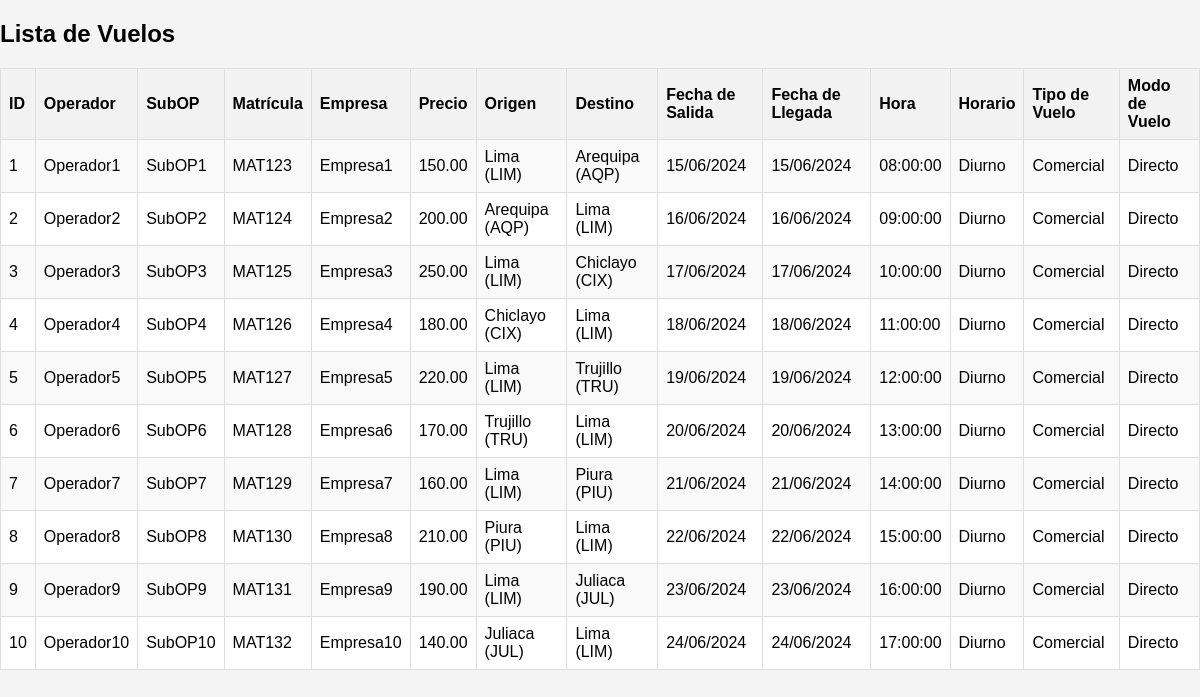
Page /TablaVuelo.php on the committed database.
### tables this page shows
CREATE TABLE Vuelos (
    id INT AUTO_INCREMENT PRIMARY KEY,
    Operador VARCHAR(255) NOT NULL,
    SubOP VARCHAR(255) NOT NULL,
    Matricula VARCHAR(255) NOT NULL,
    Empresa VARCHAR(255) NOT NULL,
    Precio DECIMAL(10, 2) NOT NULL,
    Origen VARCHAR(255) NOT NULL,
    Destino VARCHAR(255) NOT NULL,
    FechaSalida DATE NOT NULL,
    FechaLlegada DATE NOT NULL,
    Hora TIME NOT NULL,
    Horario VARCHAR(255) NOT NULL,
    TipoVuelo VARCHAR(255) NOT NULL,
    ModoVuelo VARCHAR(255) NOT NULL
);

### TablaVuelo.php (the view, shortened to what this page needs)
<?php
$servername = "localhost";
$username = "root";
$password = "";
$dbname = "aeropro";
$conn = new mysqli($servername, $username, $password, $dbname);
$sql = "SELECT * FROM Vuelos";
$result = $conn->query($sql);
?>
<!DOCTYPE html>
<html>
<head>
</head>
<body>
<h2>Lista de Vuelos</h2>
<table>
    <tr>
        <th>ID</th>
        <th>Operador</th>
        <th>SubOP</th>
        <th>Matrícula</th>
        <th>Empresa</th>
        <th>Precio</th>
        <th>Origen</th>
        <th>Destino</th>
        <th>Fecha de Salida</th>
        <th>Fecha de Llegada</th>
        <th>Hora</th>
        <th>Horario</th>
        <th>Tipo de Vuelo</th>
        <th>Modo de Vuelo</th>
    </tr>
    <?php
    if ($result->num_rows > 0) {
        while($row = $result->fetch_assoc()) {
            $fechaSalida = strtotime($row['FechaSalida']);
            $fechaLlegada = strtotime($row['FechaLlegada']);
            $fechaSalidaFormatted = $fechaSalida ? date('d/m/Y', $fechaSalida) : 'Formato incorrecto';
            $fechaLlegadaFormatted = $fechaLlegada ? date('d/m/Y', $fechaLlegada) : 'Formato incorrecto';
            echo "<tr>
                    <td>" . $row['id'] . "</td>
                    <td>" . $row['Operador'] . "</td>
                    <td>" . $row['SubOP'] . "</td>
                    <td>" . $row['Matricula'] . "</td>
                    <td>" . $row['Empresa'] . "</td>
                    <td>" . $row['Precio'] . "</td>
                    <td>" . $row['Origen'] . "</td>
                    <td>" . $row['Destino'] . "</td>
                    <td>" . $fechaSalidaFormatted . "</td>
                    <td>" . $fechaLlegadaFormatted . "</td>
                    <td>" . $row['Hora'] . "</td>
                    <td>" . $row['Horario'] . "</td>
                    <td>" . $row['TipoVuelo'] . "</td>
                    <td>" . $row['ModoVuelo'] . "</td>
                  </tr>";
        }
    } else {
        echo "<tr><td colspan='14'>No se encontraron resultados</td></tr>";
    }
    ?>
</table>
</body>
</html>

### TablaVuelo.php (style rules this page uses)
body { font-family: Arial, sans-serif; margin: 0; padding: 0; background-color: #f4f4f4; }
table { width: 100%; border-collapse: collapse; margin-top: 20px; background-color: #fff; border: 1px solid #ddd; }
th, td { padding: 8px; border: 1px solid #ddd; text-align: left; }
th { background-color: #f2f2f2; }
tr:nth-child(even) { background-color: #f9f9f9; }

### rows in the picture
vuelos: id "1", Operador "Operador1", SubOP "SubOP1", Matricula "MAT123", Empresa "Empresa1", Precio "150.00", Origen "Lima (LIM)", Destino "Arequipa (AQP)", FechaSalida "15/06/2024", FechaLlegada "15/06/2024", Hora "08:00:00", Horario "Diurno", TipoVuelo "Comercial", ModoVuelo "Directo"
vuelos: id "2", Operador "Operador2", SubOP "SubOP2", Matricula "MAT124", Empresa "Empresa2", Precio "200.00", Origen "Arequipa (AQP)", Destino "Lima (LIM)", FechaSalida "16/06/2024", FechaLlegada "16/06/2024", Hora "09:00:00", Horario "Diurno", TipoVuelo "Comercial", ModoVuelo "Directo"
vuelos: id "3", Operador "Operador3", SubOP "SubOP3", Matricula "MAT125", Empresa "Empresa3", Precio "250.00", Origen "Lima (LIM)", Destino "Chiclayo (CIX)", FechaSalida "17/06/2024", FechaLlegada "17/06/2024", Hora "10:00:00", Horario "Diurno", TipoVuelo "Comercial", ModoVuelo "Directo"
vuelos: id "4", Operador "Operador4", SubOP "SubOP4", Matricula "MAT126", Empresa "Empresa4", Precio "180.00", Origen "Chiclayo (CIX)", Destino "Lima (LIM)", FechaSalida "18/06/2024", FechaLlegada "18/06/2024", Hora "11:00:00", Horario "Diurno", TipoVuelo "Comercial", ModoVuelo "Directo"
vuelos: id "5", Operador "Operador5", SubOP "SubOP5", Matricula "MAT127", Empresa "Empresa5", Precio "220.00", Origen "Lima (LIM)", Destino "Trujillo (TRU)", FechaSalida "19/06/2024", FechaLlegada "19/06/2024", Hora "12:00:00", Horario "Diurno", TipoVuelo "Comercial", ModoVuelo "Directo"
vuelos: id "6", Operador "Operador6", SubOP "SubOP6", Matricula "MAT128", Empresa "Empresa6", Precio "170.00", Origen "Trujillo (TRU)", Destino "Lima (LIM)", FechaSalida "20/06/2024", FechaLlegada "20/06/2024", Hora "13:00:00", Horario "Diurno", TipoVuelo "Comercial", ModoVuelo "Directo"
vuelos: id "7", Operador "Operador7", SubOP "SubOP7", Matricula "MAT129", Empresa "Empresa7", Precio "160.00", Origen "Lima (LIM)", Destino "Piura (PIU)", FechaSalida "21/06/2024", FechaLlegada "21/06/2024", Hora "14:00:00", Horario "Diurno", TipoVuelo "Comercial", ModoVuelo "Directo"
vuelos: id "8", Operador "Operador8", SubOP "SubOP8", Matricula "MAT130", Empresa "Empresa8", Precio "210.00", Origen "Piura (PIU)", Destino "Lima (LIM)", FechaSalida "22/06/2024", FechaLlegada "22/06/2024", Hora "15:00:00", Horario "Diurno", TipoVuelo "Comercial", ModoVuelo "Directo"
vuelos: id "9", Operador "Operador9", SubOP "SubOP9", Matricula "MAT131", Empresa "Empresa9", Precio "190.00", Origen "Lima (LIM)", Destino "Juliaca (JUL)", FechaSalida "23/06/2024", FechaLlegada "23/06/2024", Hora "16:00:00", Horario "Diurno", TipoVuelo "Comercial", ModoVuelo "Directo"
vuelos: id "10", Operador "Operador10", SubOP "SubOP10", Matricula "MAT132", Empresa "Empresa10", Precio "140.00", Origen "Juliaca (JUL)", Destino "Lima (LIM)", FechaSalida "24/06/2024", FechaLlegada "24/06/2024", Hora "17:00:00", Horario "Diurno", TipoVuelo "Comercial", ModoVuelo "Directo"
